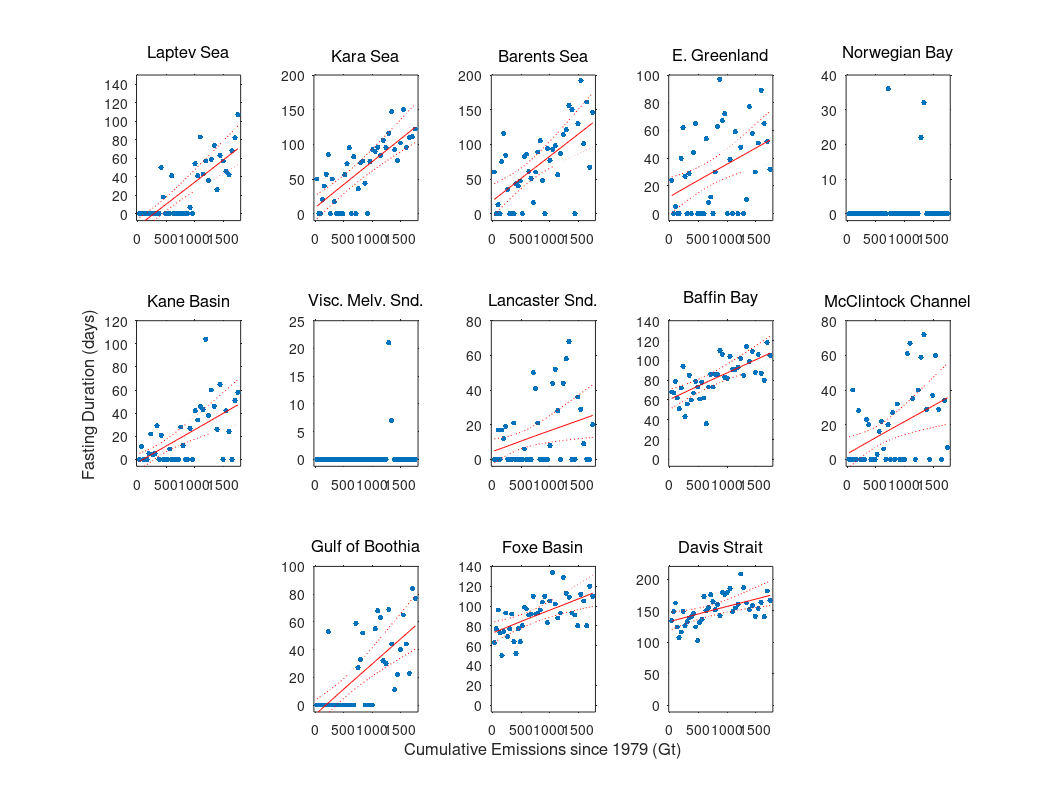
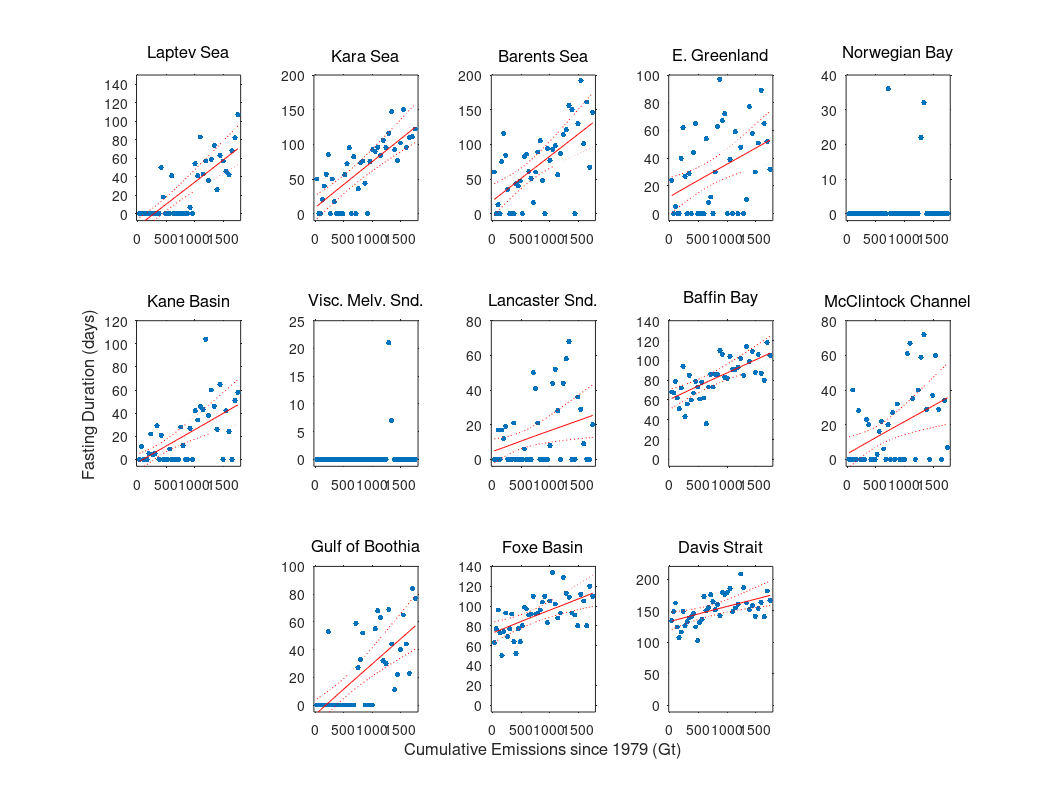

The MATLAB script that drew these images, in order:
% Script to make Supplemental plots of FD vs Cumulative eCO2
% and save parameters for tables

% chose one of generateit 1-4 
generateit=1; % plot individual panels (used for Fig S2b)
generateit=2; % plot 11-panel Fig S1 
generateit=3; % send bootstrap slopes and CIs to cvs file, etc
generateit=4; % send median fits to cvs file, etc

clear
generateit=2;

load matfiles/IFDvsCumCO2_Fit_CombinedUnc.mat   MeanInterval CumCO2 OBSIFD Nyrs yhat
load InputMatfiles/SubpopulationNames.mat

if generateit==1

x = CumCO2;
N=[3:8 14 17:20]; 
N=[4 18];
for n=N

fig=figure(2); clf; 
orient(fig,'portrait');

if (n>16 | n==14)  
 offset=-24;  % FD = IFD+offset
else
 offset=0;
end
plot(x,OBSIFD(n,:)+offset,'.','markersize',20);
hold; plot(x,yhat(n,:)+offset,'r-'); hold
hold; plot(x,squeeze(MeanInterval(n,:,:))+offset,'r:'); hold

set(gca,'TickDir','out');
set(gca,'fontsize',20);
xlim([-20 1800]);

ylims=ylim; ylims(1)=-0.05*ylims(2); ylim(ylims);

xlabel('Cumulative Emissions since 1979 (Gt)');
ylabel('Fasting Duration (days)');
title(econame(n));

all=axis; 
text(all(1)+0.05*(all(2)-all(1)),all(4)-0.07*(all(4)-all(3)),'b','FontWeight','bold','fontsize',22)

filename=['figures/',char(shortname(n)),'_fit_FDvsCumCO2'];
print(filename,'-depsc') 
print(filename,'-dpng','-r300')

end

elseif generateit==2

fig=figure(3); clf; 
orient(fig,'landscape');

x = CumCO2;
i=1
N = [5 6 7 8 10 11 12 13:17 20] % For Supplemental
for n=N
gca=subplot(3,5,i);

if (n>16 | n==14)  
 offset=-24;  % FD = IFD+offset
else
 offset=0;
end
plot(x,OBSIFD(n,:)+offset,'.','markersize',12);
if (n==10 | n==12)
  % no fit for these since too few points
else
   hold; plot(x,yhat(n,:)+offset,'r-'); hold
   hold; plot(x,squeeze(MeanInterval(n,:,:))+offset,'r:'); hold
end
set(gca,'TickDir','out');
set(gca,'fontsize',10);
xlim([-20 1800]);

ylims=ylim; ylims(1)=-0.05*ylims(2);ylim(ylims);

if i==13, hnd=xlabel('Cumulative Emissions since 1979 (Gt)','fontsize',12); end
if i==6, ylabel('Fasting Duration (days)','fontsize',12); end
hnd=title(abbrev_econame{n});
set(hnd,'fontweight','normal','fontsize',12);

if i==10,
 i=i+2;
else
 i=i+1;
end

end

print('figures/Fig1_Supplemental','-dpng','-r300')
print('figures/Fig1_Supplemental','-depsc')


elseif generateit==3

load matfiles/Fit_CumCO2_vs_IFD_v5.mat

% area weights
load InputMatfiles/totalarea.mat
% use 1981-2010 to compute a mean and then get the march mean of total area. This includes the masking out of deep water in Souther Beaufort
clim=totalarea(:,366:(365*31));
clim=squeeze(mean(reshape(clim,20,365,30),3));
march=mean(clim(:,60:90),2);
march

fid=fopen('RegionsinMsqkm.csv','wt')
N=1:20
for n=N, fprintf(fid,'%s, %12.0f \n', econame{n}, march(n)*1e2); end
fclose(fid)

area=march*1e2;

fid=fopen('IFD_vs_CumCO2_slopes_withCIs_table_v5.csv','wt')
for n=1:20, 
  b = bs(n,:)';
  invb = 1./b;
  quants=quantile(invb,[0.025,0.5,0.975]);
  invlow=quants(1); invcent=quants(2); invhigh=quants(3);
  fprintf(fid,'%s, %6d, %4.1f, (%4.1f %4.1f), ',econame{n}, area(n), invcent, invlow, invhigh );
  quants=quantile(b,[0.025,0.5,0.975]);
  low=quants(1); cent=quants(2); high=quants(3);
  fprintf(fid,'%5.4f, (%5.4f %5.4f), ', cent, low, high );
  fprintf(fid,'%6.2f, (%6.2f %6.2f), ', round(area(n)*invcent*1e-6,3,'significant'),...
  round(area(n)*invlow*1e-6,3,'significant'),round(area(n)*invhigh*1e-6,3,'significant'))
  fprintf(fid,'%6.0f, (%6.0f %6.0f) \n', round(area(n)*cent,3,'significant'), ...
  round(area(n)*low,3,'significant'),round(area(n)*high,3,'significant'))
end
fclose(fid)

display('Global Stats')
N = [3 4 5 6 7 8 11 13:20];
tmp=area(N)'*bs(N,:)/sum(area(N));
display([median(tmp) quantile(tmp,0.025) quantile(tmp,0.975)])
display([1/median(tmp) 1/quantile(tmp,0.025) 1/quantile(tmp,0.975)])

display('AK Stats')
N=3:4;
tmp=area(N)'*bs(N,:)/sum(area(N));
display([median(tmp) quantile(tmp,0.025) quantile(tmp,0.975)])
display([1/median(tmp) 1/quantile(tmp,0.025) 1/quantile(tmp,0.975)])


else

yrs=1979:2020;
N=[3:8 11 13:20];

fid=fopen('FD_CumCO2_fits_table_v5.csv','wt')

fprintf(fid,' Year, C, ');
for n=N 
  fprintf(fid,'%s, ', abbrev_econame{n});
end
fprintf(fid,' \n');


i=1;
for yr=yrs
 fprintf(fid,'%s, %4d, ',num2str(yr), round(CumCO2(i)));
for n=N 
if (n>16 | n==14)
 offset=-24;
else
 offset=0
end
  fprintf(fid,'%4.1f, ', yhat(n,i)+offset);
end
fprintf(fid,' \n');
i=i+1
end
fclose(fid)


N=[3:8 10 11 12 13:20];

fid=fopen('IFD_CumCO2_raw_table.csv','wt')

fprintf(fid,' Year, C, ');
for n=N 
  fprintf(fid,'%s, ', abbrev_econame{n});
end
fprintf(fid,' \n');

i=1;
for yr=yrs
 fprintf(fid,'%s, %4d, ',num2str(yr), round(CumCO2(i)));
for n=N 
  fprintf(fid,'%4.1f, ', OBSIFD(n,i));
end
fprintf(fid,' \n');
i=i+1
end
fclose(fid)



end




